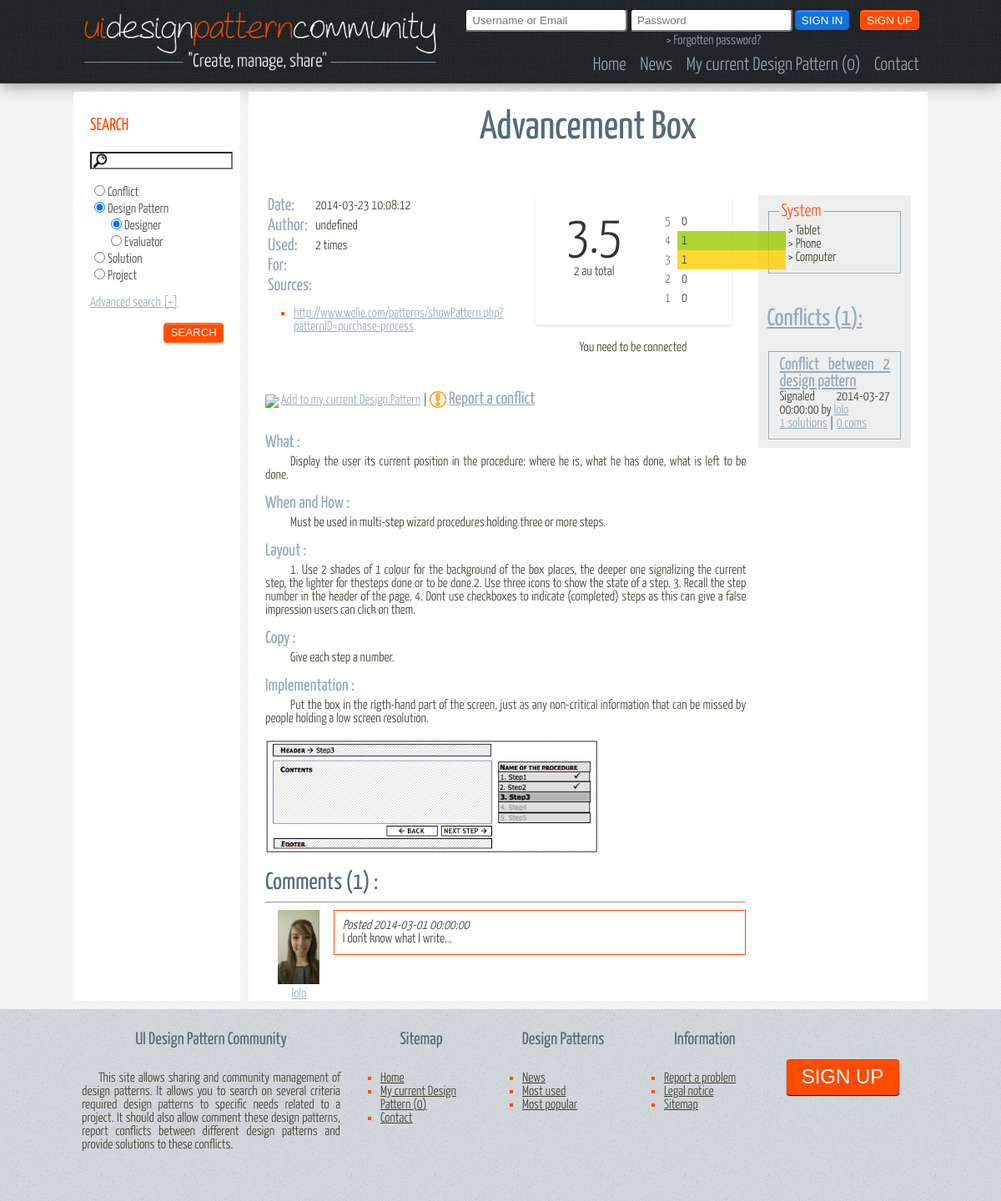
Screenshot of /view/details.php?type=DesignPattern&id=1 with the database file from the repository.
### tables this page shows
CREATE TABLE IF NOT EXISTS `DesignPattern` (
  `idDesignPattern` INT NOT NULL AUTO_INCREMENT,
  `name` VARCHAR(150) NOT NULL,
  `what` TEXT NOT NULL,
  `whenAndHow` TEXT NULL,
  `layout` TEXT NULL,
  `copy` TEXT NULL,
  `implementation` TEXT NULL,
  `descriptionImage` TEXT NULL,
  `nbUsage` INT NULL,
  `nbComments` INT NULL,
  `nbRates` INT NULL,
  `rate` DOUBLE NULL,
  `date` DATETIME NULL,
  `target` ENUM('Designer','Evaluator') NOT NULL,
  `login` VARCHAR(30) NOT NULL,
  PRIMARY KEY (`idDesignPattern`),
  INDEX `fk_DesignPattern_User1_idx` (`login` ASC),
  CONSTRAINT `fk_DesignPattern_User1`
    FOREIGN KEY (`login`)
    REFERENCES `User` (`login`)
    ON DELETE NO ACTION
    ON UPDATE NO ACTION);

CREATE TABLE IF NOT EXISTS `Source` (
  `idSource` INT NOT NULL AUTO_INCREMENT,
  `idDesignPattern` INT NOT NULL,
  `author` VARCHAR(30) NULL,
  `link` VARCHAR(250) NULL,
  PRIMARY KEY (`idSource`),
  INDEX `fk_Source_DesignPattern1_idx` (`idDesignPattern` ASC),
  CONSTRAINT `fk_Source_DesignPattern1`
    FOREIGN KEY (`idDesignPattern`)
    REFERENCES `DesignPattern` (`idDesignPattern`)
    ON DELETE NO ACTION
    ON UPDATE NO ACTION);

CREATE TABLE IF NOT EXISTS `ImageDesignPattern` (
  `idImage` INT NOT NULL AUTO_INCREMENT,
  `idDesignPattern` INT NOT NULL,
  `link` VARCHAR(250) NOT NULL,
  `description` TEXT NULL,
  PRIMARY KEY (`idImage`),
  INDEX `fk_ImageDesignPattern_DesignPattern_idx` (`idDesignPattern` ASC),
  CONSTRAINT `fk_ImageDesignPattern_DesignPattern`
    FOREIGN KEY (`idDesignPattern`)
    REFERENCES `DesignPattern` (`idDesignPattern`)
    ON DELETE NO ACTION
    ON UPDATE NO ACTION);

CREATE TABLE IF NOT EXISTS `CommentDesignPattern` (
  `idComment` INT NOT NULL AUTO_INCREMENT,
  `login` VARCHAR(30) NOT NULL,
  `idDesignPattern` INT NOT NULL,
  `date` DATETIME NOT NULL,
  `comment` VARCHAR(100) NULL,
  INDEX `fk_User_has_DesignPattern_DesignPattern2_idx` (`idDesignPattern` ASC),
  INDEX `fk_User_has_DesignPattern_User2_idx` (`login` ASC),
  PRIMARY KEY (`idComment`),
  CONSTRAINT `fk_User_has_DesignPattern_User2`
    FOREIGN KEY (`login`)
    REFERENCES `User` (`login`)
    ON DELETE NO ACTION
    ON UPDATE NO ACTION,
  CONSTRAINT `fk_User_has_DesignPattern_DesignPattern2`
    FOREIGN KEY (`idDesignPattern`)
    REFERENCES `DesignPattern` (`idDesignPattern`)
    ON DELETE NO ACTION
    ON UPDATE NO ACTION);

CREATE TABLE IF NOT EXISTS `User` (
  `login` VARCHAR(30) NOT NULL,
  `pwd` VARCHAR(32) NOT NULL,
  `lastname` VARCHAR(30) NULL,
  `firstname` VARCHAR(30) NULL,
  `mail` VARCHAR(30) NOT NULL,
  `logo` VARCHAR(60) NULL,
  `typeUser` ENUM('Classic', 'Admin') NOT NULL,
  PRIMARY KEY (`login`));

CREATE TABLE IF NOT EXISTS `System` (
  `idSystem` INT NOT NULL AUTO_INCREMENT,
  `name` VARCHAR(30) NOT NULL,
  `description` VARCHAR(100) NULL,
  `icon` VARCHAR(45) NOT NULL,
  PRIMARY KEY (`idSystem`));

CREATE TABLE IF NOT EXISTS `Conflict` (
  `idConflict` INT NOT NULL AUTO_INCREMENT,
  `name` VARCHAR(150) NOT NULL,
  `description` TEXT NULL,
  `date` DATETIME NULL,
  `nbComments` INT NULL,
  `login` VARCHAR(30) NOT NULL,
  `idTypeConflict` INT NOT NULL,
  PRIMARY KEY (`idConflict`),
  INDEX `fk_Conflit_User1_idx` (`login` ASC),
  INDEX `fk_Conflict_TypeConflict1_idx` (`idTypeConflict` ASC),
  CONSTRAINT `fk_Conflit_User1`
    FOREIGN KEY (`login`)
    REFERENCES `User` (`login`)
    ON DELETE NO ACTION
    ON UPDATE NO ACTION,
  CONSTRAINT `fk_Conflict_TypeConflict1`
    FOREIGN KEY (`idTypeConflict`)
    REFERENCES `TypeConflict` (`idTypeConflict`)
    ON DELETE NO ACTION
    ON UPDATE NO ACTION);

### controller/toolkit/ToolKitDisplay.php (the view, shortened to what the rows shown need)
<?php
require_once($_SERVER['DOCUMENT_ROOT']."/site/model/implementation/Database.php");
require_once($_SERVER['DOCUMENT_ROOT']."/site/controller/toolkit/Session.php");
class ToolKitDisplay {
    public static function displayText($name, $data){
        echo "<div id=\"textDisplay\">";
        echo "<h3>".$name."</h3>";
        echo "<div class=\"retrait\">".$data."</div>";
        echo "</div><br/>";
    }
    public static function displayRate($id, $nbRates, $rate, $tableAsk, $session){
        echo "<div id=\"details_rate\">";
        echo "<div class=\"rating-box\">";
        echo "<div class=\"score-container\"><span class=\"score\">".$rate."</span><br>".$nbRates." au total</div>";
        echo "<div class=\"rating-histogram\">";
        $five = Database::getOneData("SELECT COUNT(*) as nb FROM Note".$tableAsk." WHERE id".$tableAsk." = ".$id." AND note = 5;")['nb'];
        $four = Database::getOneData("SELECT COUNT(*) as nb FROM Note".$tableAsk." WHERE id".$tableAsk." = ".$id." AND note = 4;")['nb'];
        $two = Database::getOneData("SELECT COUNT(*) as nb FROM Note".$tableAsk." WHERE id".$tableAsk." = ".$id." AND note = 2;")['nb'];
        $max = $five;
        if($four > $max){ $max = $four; }
        ToolKitDisplay::displayRateBar($five, 5, ($five*100)/$max, "five");
        echo "</div>";
        echo "</div>";
        if(isset($session->login)){
            $alreadyRate = Database::getOneData("SELECT count(note) as nb, note FROM Note".$tableAsk." WHERE id".$tableAsk." = ".$id." AND login = \"".$session->login."\"");
            if($alreadyRate['nb'] > 0){
                echo"<center><h3>You already rate:</h3> <input id=\"rateNumber\" type=\"number\" value=\"".$alreadyRate['note']."\"/><a href=\"#\" onClick=\"return addRate('".$tableAsk."', ".$id.", '".$session->login."', $('#rateNumber'));\">Modify !</a> "
                        ."or <a href=\"#\" onClick=\"return removeRate('".$tableAsk."', ".$id.", '".$session->login."', $('#rateNumber'));\">Remove !</a></center>";
            }
            else{
                echo"<center><h3>Give a rate:</h3> <input id=\"rateNumber\" type=\"number\" value=\"5\"/><a href=\"#\" onClick=\"return addRate('".$tableAsk."', ".$id.", '".$session->login."', $('#rateNumber'));\">Rate !</a></center>";
            }
        }
        else{
            echo "<center>You need to be connected</center>";
        }
        echo "</div>";
    }
    public static function displayRateBar($nb, $rateSearch, $percent, $nameStyle){
        echo "<div class=\"rating-bar-container ".$nameStyle."\">";
        echo "<span class=\"bar-label\">".$rateSearch."</span>";
        echo "<span class=\"bar\" style=\"width : ".$percent."%\"></span>";
        echo "<span class=\"bar-number\">".$nb."</span>";
        echo "</div>";
    }
    public static function displayCommentsLittles($id, $nbComments, $tableAsk){
        $reponse = Database::getAllData("SELECT * FROM Comment".$tableAsk." WHERE id".$tableAsk." = ".$id." ORDER BY DATE LIMIT 0, 3");
        echo "<article>";
        echo "<br/><h2 id=\"h2CommentsConflict\">Comments (".$nbComments.") : </h2><hr/>";
        if ($reponse->rowCount() == 0) {
            echo 'No comments.<br/>';
        } else {
            foreach($reponse as $row){
                echo "<div id=\"containerComment\">";
                echo "<div id=\"logoComment\">";
                $data = Database::getOneData("SELECT logo FROM User WHERE login = \"".$row['login']."\"");
                echo "<img src=\"".$data['logo']."\" style=\"width:50px;\"/><br><a href=\"\">".$row['login']."</a>";
                echo "</div>";
                echo "<div id=\"textComment\">";
                echo "<i>Posted ".$row['date']."</i><br>";
                echo $row['comment'];
                echo "</div>";
                echo "</div>";
            }
        }
        echo "<br/></article>";
    }
    public static function cartLink($id, $selector, $destroyWhenRemove){
        $session = Session::getInstance();
        $removeIt = "";
        if($destroyWhenRemove){
            $removeIt .= "true";
        }else{
            $removeIt .= "false";
        }
        if(isset($session->login)){
            $data = Database::getOneData("SELECT idProject FROM Project WHERE login = \"".$session->login."\" AND current = 1;");
            $exist = DataBase::getOneData("SELECT COUNT(*) as nbExist FROM ProjectDesignPattern WHERE idProject = ".$data['idProject']." AND idDesignPattern = ".$id.";");
            if($exist['nbExist'] > 0){
                $fct = "<img src=\"/site/img/vrac/croix.png\" style=\"vertical-align:bottom;width:20px\"/> <a href=\"#\" onClick=\"return removeFromCart(".$id.", $(this), ".$removeIt.");\">Remove my current Design Pattern</a>";
                return $fct;
            }
            else{
                return "<img src=\"/site/img/vrac/add.png\" style=\"vertical-align:bottom;width:20px\"/> <a href=\"#\" onClick=\"return addToCart(".$id.", $(this), ".$removeIt.");\">Add to my current Design Pattern</a>";
            }
        }
        else{
            if(!isset($session->currentDP)){
                return "<img src=\"/site/img/vrac/add.png\" style=\"vertical-align:bottom;width:20px\"/> <a href=\"#\" onClick=\"return addToCart(".$id.", $(this), ".$removeIt.");\">Add to my current Design Pattern</a>";
            }
        }
    }
}

### controller/toolkit/ToolkitDetails.php (shortened to what the rows shown need)
<?php
require_once($_SERVER['DOCUMENT_ROOT']."/site/model/implementation/Database.php");
require_once($_SERVER['DOCUMENT_ROOT']."/site/controller/toolkit/ToolkitDisplayDesignPattern.php");
require_once($_SERVER['DOCUMENT_ROOT']."/site/model/implementation/designpattern/DesignPattern.php");
class ToolkitDetails {
    public static function displayDetailsDesignPattern($id, $session){
        $dp = DesignPattern::getDB($id);
        if($dp != false){
            echo "<h1>".$dp->getName()."</h1><br/>";
            echo "<div id=\"contentDP\">";
            echo "<div id=\"contenuHautDP\">";
            echo "<div id=\"contenuGaucheDP\">";
            echo "<table>";
            echo "<tr><td><h3>Date:</h3></td><td>".$dp->getDate()."</td></tr>";
            echo "<tr><td><h3>Author:</h3></td><td>".$dp->getLogin()."</td></tr>";
            echo "<tr><td><h3>Used:</h3></td><td>".$dp->getNbUsage()." times</td></tr>";
            echo "<tr><td><h3>For:</h3></td><td>".$dp->getTarget()."</td></tr>";
            echo "<tr><td><h3>Sources:</h3></td><td>";
            echo "</td></tr></table>";
            ToolkitDisplayDesignPattern::displaySources($id);
            echo "</div>";
            echo "<div id=\"contenuDroitDP\">";
            ToolkitDisplay::displayRate($id, $dp->getNbRates(), $dp->getRate(), "DesignPattern", $session);
            echo "</div>";
            echo "</div>";
            echo "<div id=\"addProposeDP\">";
            echo "".ToolkitDisplay::cartLink($id, "this", false)."";
            echo " | <img src=\"../img/vrac/propose.png\" style=\"vertical-align:bottom;width:20px\"/>  <a href=\"/site/view/addConflict.php?id=".$id."\"><h3>Report a conflict</h3></a>";
            echo "</div><br/><br/>";
            echo "<article id=\"contenuCommentsDP\">";
            ToolKitDisplay::displayText("What : ", $dp->getWhat());
            ToolkitDisplayDesignPattern::displayImages($id);
            ToolkitDisplay::displayCommentsLittles($id, $dp->getNbComments(), "DesignPattern");
            echo "</article>";
            echo "</div>";
            echo "<aside id=\"asideCategorieConflictDP\">";
            ToolkitDisplayDesignPattern::displayCriteria($id);
            echo "<article>";
            $data = Database::getOneData("SELECT COUNT(*) as nb FROM ConflictDesignPattern WHERE idDesignPattern=".$id.";");
            if ($data['nb'] != 0) {
                echo "<a href=\"\"><h2>Conflicts (".$data['nb']."):</h2></a>";
                $reponse = Database::getAllData("SELECT c.idConflict, c.name, c.date, c.login FROM Conflict c, ConflictDesignPattern cdp WHERE cdp.idDesignPattern = ".$id." AND c.idConflict = cdp.idConflict ;");
                foreach($reponse as $row){
                    echo "<fieldset style=\"border: 1px solid #96A9B5;box-shadow: 0 1px 0 #FFFFFF;\"><h3><a href=\"details.php?type=Conflict&id=".$row['idConflict']."\">".$row['name']."</a></h3>";
                    echo "Signaled ".$row['date']." by <a href=\"\">".$row['login']."</a><br/>";
                    $data = Database::getOneData("SELECT COUNT(*) as nb FROM Solution WHERE idconflict = ".$row['idConflict']);
                    $dataCom = Database::getOneData("SELECT COUNT(*) as nb FROM CommentConflict WHERE idConflict = ".$row['idConflict']);
                    echo "<a href=\"\">".$data['nb']." solutions</a> | <a href=\"\">".$dataCom['nb']." coms</a><br/>";
                    echo "</fieldset>";
                }
            } else {
                echo "No conflict.";
            }
            echo "</article>";
            echo "</aside>";
        }
        else{
            echo "Error 404 !!";
        }
    }
}
?>

### controller/toolkit/ToolkitDisplayDesignPattern.php (shortened to what the rows shown need)
<?php
require_once($_SERVER['DOCUMENT_ROOT']."/site/model/implementation/Database.php");
class ToolkitDisplayDesignPattern {
    public static function displayImages($id){
        $reponse = Database::getAllData("SELECT link FROM ImageDesignPattern WHERE idDesignPattern = ".$id.";");
        foreach($reponse as $row){
            echo "<img class=\"img_pattern\" src=\"".$row['link']."\", alt=\"img design\"/>";
        }
    }
    public static function displaySources($id){
        $reponse = Database::getAllData("SELECT link FROM Source WHERE idDesignPattern = ".$id.";");
        echo '<ul>';
        foreach($reponse as $row){
            echo "<li><a href=\"".$row['link']."\"  target='_blank'>".$row['link']."</a></li>";
        }
        echo '</ul>';
    }
    public static function displayCriteria($id){
        echo "<article>";
        ToolkitDisplayDesignPattern::displayOneCriterion($id, "System");
        echo "</article>";
    }
    public static function displayOneCriterion($id, $name){
        $reponse = Database::getAllData("SELECT n.name FROM ".$name."DesignPattern nDP, ".$name." n WHERE nDP.id".$name." = n.id".$name." AND idDesignPattern = ".$id.";");
        if ($reponse->rowCount() != 0) {
            echo "<fieldset style=\"border: 1px solid #96A9B5;box-shadow: 0 1px 0 #FFFFFF;\"><legend style=\"font-size: 1.3em;color:#FF4C00;\">".$name."</legend>";
            foreach($reponse as $row){
                echo "<font style=\"padding-left:10px\">> ".$row['name']."</font><br/>";
            }
            echo "</fieldset><br/>";
        }
    }
}

### rows the page displays
designpattern: name "Advancement Box", date "2014-03-23 10:08:12", login "undefined", nbUsage "2", rate "3.5", nbRates "2", what "Display the user its current position in the procedure: where he is, what he has done, what is left to be done. Must be used in multi-step wizard procedures holding three or more steps. 1. Use 2 shades of 1 colour for the background of the box places, the deeper one signalizing the current step, the lighter for thesteps done or to be done.2. Use three icons to show the state of a step. 3. Recall the step number in the header of the page. 4. Dont use checkboxes to indicate (completed) steps as this can give a false impression users can click on them. Give each step a number. Put the box in the rigth-hand part of the screen, just as any non-critical information that can be missed by people…", nbComments "1"
source: link "http://www.welie.com/patterns/showPattern.php?patternID=purchase-process"
imagedesignpattern: link (picture)
commentdesignpattern: login.logo (picture), login "lolo", date "2014-03-01 00:00:00", comment "I don't know what I write..."
system: name "Tablet"
system: name "Phone"
system: name "Computer"
conflict: name "Conflict between 2 design pattern", date "2014-03-27 00:00:00", login "lolo", nb "1", nb "0"

### other values shown
$nb "0 0"
$rateSearch "5 4 3 2 1"
$nb "0 1 1 0 0"
$name "What : When and How : Layout : Copy : Implementation :"
$name "System"
$data['nb'] "1"
